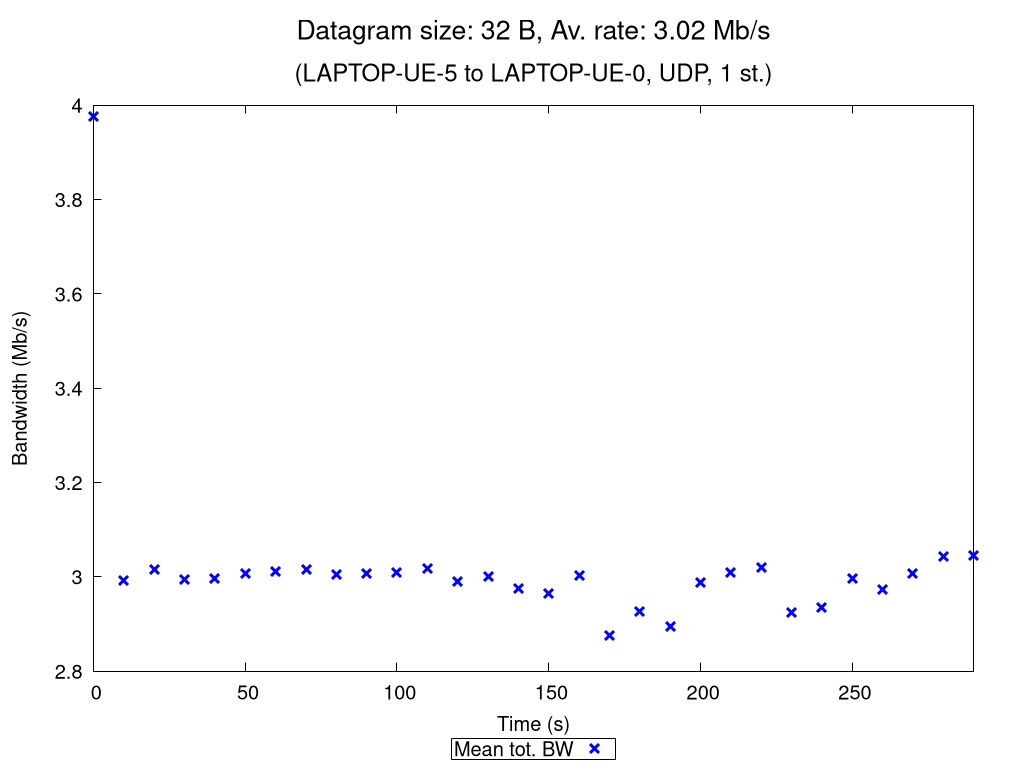

gnuplot code for this plot:
set terminal pngcairo nocrop enhanced size 1024,768 font "Verdana,15"
set output "UDP_1_st_2020_10_12_15-41-54_two2one_00032B.png"

set title "{/=20 Datagram size: 32 B, Av. rate: 3.02 Mb/s}\n\n{/=18 (LAPTOP-UE-5 to LAPTOP-UE-0, UDP, 1 st.)}"

set xlabel "Time (s)"
set ylabel "Bandwidth (Mb/s)"
set ytics nomirror
set key bmargin center horizontal box samplen 1 width -1
set bmargin 4.6
set rmargin 4.5

rf = 1000000.0  # rate factor
set style fill transparent solid 0.2 noborder
set autoscale xfix
plot "UDP_1_st_2020_10_12_15-41-54_two2one_00032B_iperf_processed.dat" using 1:($2/rf-$3/rf):($2/rf+$3/rf) with filledcurves lc rgb "blue" notitle, \
     "" using 1:($2/rf) with points pt 2 ps 1.5 lw 3 lc rgb "blue" title "Mean tot. BW", \
